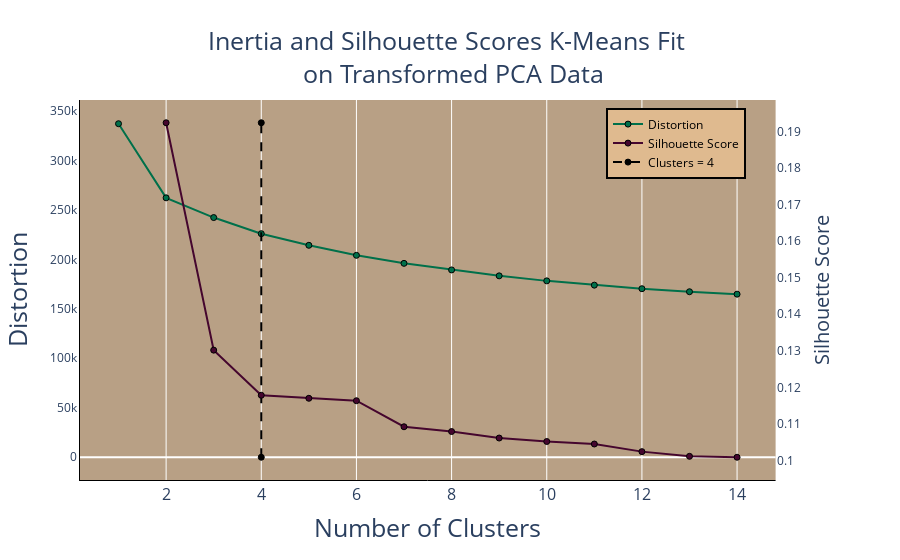

Source (notebook cell):
### Code cell
fig = make_subplots(specs=[[{"secondary_y": True}]])
fig.add_trace(
    go.Scatter(x = list(range(1,15)), y = distortions, name = 'Distortion'), secondary_y = False
)
fig.add_trace(
    go.Scatter(x = list(range(2,15)), y = silhos, name = 'Silhouette Score'), secondary_y = True
)
fig.add_trace(
    go.Scatter(x = [4,4],y = [0,338000], name = 'Clusters = 4',line = dict(dash = 'dash')), secondary_y = False
)
fig.update_layout(
    colorway = [color1, color3, 'black'],
    title = 'Inertia and Silhouette Scores K-Means Fit <br> on Transformed PCA Data',
#    xaxis_title = 'Principal Components',
#    yaxis_title = 'Explained Variance',
    title_x=0.5,
    plot_bgcolor = backgroundColor,
    title_font = dict(size = 25),
    bargap = 0.2,
    yaxis = dict(
        tickfont = dict(size=12),
        titlefont = dict(size = 25),
        linecolor = 'black',
        nticks = 10,
        showgrid = False
    ),
    xaxis = dict(
        tickfont = dict(size=16),
        title = 'Number of Clusters',
        titlefont = dict(size =25),
        linecolor = 'black'
        
          
    ),
    legend=dict(
        yanchor='top',
        y = .98,
        xanchor='right',
        x = 0.9,
        bgcolor = '#DFBA8F',
        bordercolor = 'black',
        borderwidth = 2,
        font = dict(
            color = 'black'
        )
        
    )   
)
fig.update_yaxes(title_text = 'Distortion', secondary_y=False)
fig.update_yaxes(title_text = 'Silhouette Score', secondary_y=True, title_font = {'size':20}, nticks=12, showgrid=False)
fig.update_traces(
    marker_line_width=1,
    marker_line_color="black"
)
#newnames = {'Percent Anonymous Completed':'Anonymous', 'Percent of Known Completed':'Known'}
#fig.for_each_trace(lambda t: t.update(name = newnames[t.name],
#                                         legendgroup = newnames[t.name],
#                                        hovertemplate = t.hovertemplate.replace(t.name, newnames[t.name])
#                                        )
#                  )

### Figure 1 — Plotly figure (JSON) as saved in the notebook; plotly's stock layout.template omitted (floating-point values rounded to 4 significant figures)
{"data": [{"marker": {"line": {"color": "black", "width": 1}}, "name": "Distortion", "type": "scatter", "x": [1, 2, 3, 4, 5, 6, 7, 8, 9, 10, 11, 12, 13, 14], "xaxis": "x", "y": [337000.0, 262100.0, 242200.0, 225900.0, 214200.0, 204000.0, 195900.0, 189300.0, 183300.0, 178200.0, 173900.0, 170300.0, 167300.0, 164800.0], "yaxis": "y"}, {"marker": {"line": {"color": "black", "width": 1}}, "name": "Silhouette Score", "type": "scatter", "x": [2, 3, 4, 5, 6, 7, 8, 9, 10, 11, 12, 13, 14], "xaxis": "x", "y": [0.1924, 0.1302, 0.1178, 0.117, 0.1163, 0.1092, 0.1079, 0.1061, 0.1052, 0.1045, 0.1024, 0.1011, 0.1009], "yaxis": "y2"}, {"line": {"dash": "dash"}, "marker": {"line": {"color": "black", "width": 1}}, "name": "Clusters = 4", "type": "scatter", "x": [4, 4], "xaxis": "x", "y": [0, 338000], "yaxis": "y"}], "layout": {"bargap": 0.2, "colorway": ["#00704A", "#45062E", "black"], "legend": {"bgcolor": "#DFBA8F", "bordercolor": "black", "borderwidth": 2, "font": {"color": "black"}, "x": 0.9, "xanchor": "right", "y": 0.98, "yanchor": "top"}, "plot_bgcolor": "#B8A085", "title": {"font": {"size": 25}, "text": "Inertia and Silhouette Scores K-Means Fit <br> on Transformed PCA Data", "x": 0.5}, "xaxis": {"anchor": "y", "domain": [0, 0.94], "linecolor": "black", "tickfont": {"size": 16}, "title": {"font": {"size": 25}, "text": "Number of Clusters"}}, "yaxis": {"anchor": "x", "domain": [0, 1], "linecolor": "black", "nticks": 10, "showgrid": false, "tickfont": {"size": 12}, "title": {"font": {"size": 25}, "text": "Distortion"}}, "yaxis2": {"anchor": "x", "nticks": 12, "overlaying": "y", "showgrid": false, "side": "right", "title": {"font": {"size": 20}, "text": "Silhouette Score"}}}}
